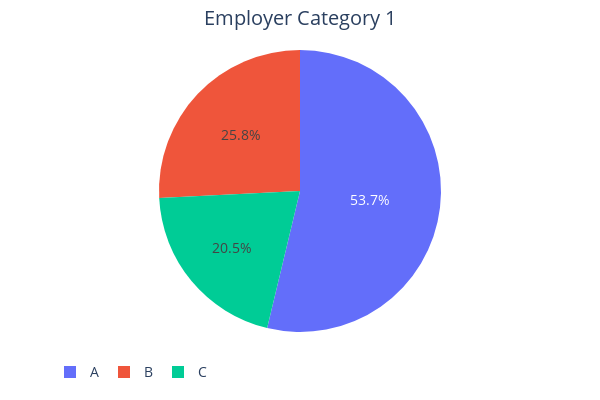

Notebook code cell kept with this figure:
### Code cell
# Đếm số lượng mỗi nhóm trong cột "Employer_Category1"
counts = df["Employer_Category1"].value_counts()

# Tạo biểu đồ tròn tương tác
fig = go.Figure(data=[go.Pie(labels=counts.index, values=counts.values)])

# Tùy chỉnh giao diện biểu đồ
fig.update_layout(title="Employer Category 1",
                  title_x=0.5,
                  width=600,
                  height=400,
                  margin=dict(t=50, b=50, l=50, r=50),
                  legend=dict(title=None, orientation="h", yanchor="bottom", y=-0.2),
                  font=dict(size=14))

# Hiển thị biểu đồ
fig.show()

### Figure 1 — Plotly figure (JSON) as saved in the notebook; plotly's stock layout.template omitted (floating-point values rounded to 4 significant figures)
{"data": [{"labels": ["A", "B", "C"], "type": "pie", "values": [36587, 17566, 13926]}], "layout": {"font": {"size": 14}, "height": 400, "legend": {"orientation": "h", "title": {}, "y": -0.2, "yanchor": "bottom"}, "margin": {"b": 50, "l": 50, "r": 50, "t": 50}, "title": {"text": "Employer Category 1", "x": 0.5}, "width": 600}}
